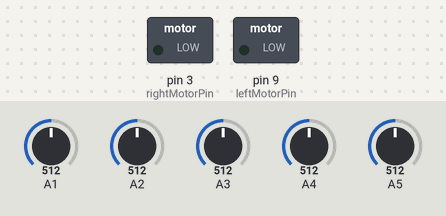
The sketch below on a simulated Arduino Uno, built with avr-gcc and run on an emulated ATmega328P. On the bench: switched loads named in the sketch (green lamp = pin HIGH). The test bench sets the inputs (shaded band); at power-on: A1 = 512, A2 = 512, A4 = 512, A3 = 512, A5 = 512. What the sketch prints to the serial monitor is not drawn.

Above: at 1.2 s.
1.3 s: A1 set to 306
4.3 s: A1 set to 288
At 5.5 s:
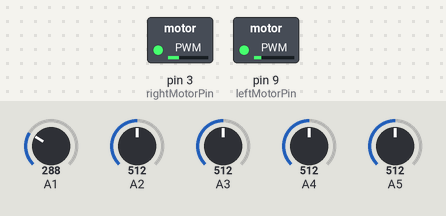
5.8 s: A2 set to 106
At 7.0 s:
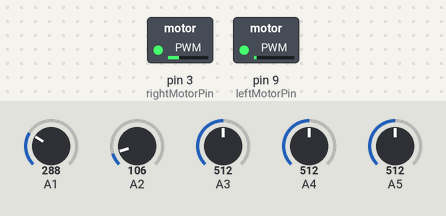
7.3 s: A2 set to 95
At 7.6 s:
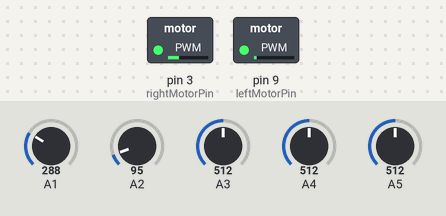
9.3 s: A4 set to 109
At 10.5 s:
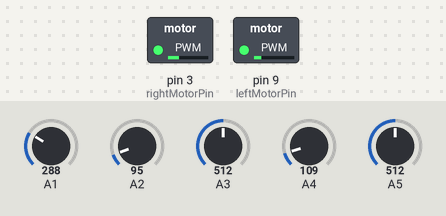
10.8 s: A4 set to 95
At 11.2 s:
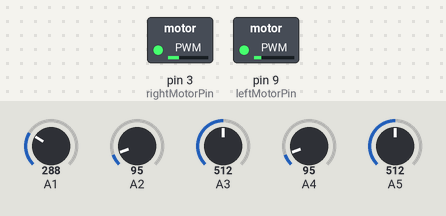
Timing chart, 0 to 13.6 s (numbered marks = the images above; inputs shaded):
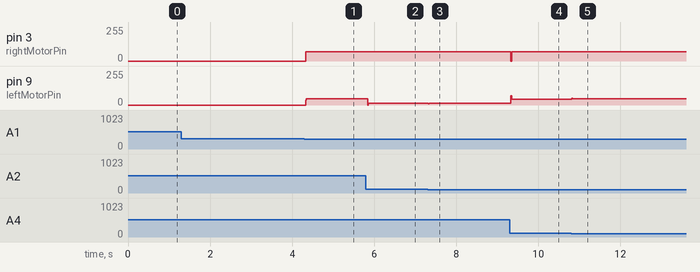

The sketch:

new_control.ino
```cpp
const int leftMotorPin = 9;
const int rightMotorPin = 3;
static bool update = false;
int power_difference = 0;
static int lastDir = 0;
static bool bang = false;
// Array to store five sensor values
int sensors[5];

int last_proportional = 0;
int integral = 0;

void setup() {
  pinMode(leftMotorPin, OUTPUT);
  pinMode(rightMotorPin, OUTPUT);
  Serial.begin(9600);
}

void loop() {
  readSensors(); // Reads sensor values into sensors array
  int error = calculateError(); // Calculates proportional error
  PID(error); // Implements PID control
  delay(5); // Short delay to avoid sensor reading saturation
}

void readSensors() {
  sensors[0] = constrain(analogRead(A1), 0, 600);
  sensors[1] = constrain(analogRead(A2), 0, 600);
  sensors[2] = constrain(analogRead(A3), 0, 600);
  sensors[3] = constrain(analogRead(A4), 0, 600);
  sensors[4] = constrain(analogRead(A5), 0, 600);
  for (int i=0; i < 5; i++) {
    Serial.print(sensors[i]);
    Serial.print("\t");

    if (sensors[i] < 300) {
      update = true;
    }
  }
  if (sensors[2] < 300) {
    lastDir = 0;
    bang = false;
  }
   else if (sensors[4] < 300) {
    lastDir = 1;
  } else if (sensors[0] < 300) {
    lastDir = -1;
  }
  if (sensors[3] < 300) {
    // lastDir = 0;
    bang = false;
  }
  if (sensors[1] < 300) {
    // lastDir = 0;
    bang = false;
  }
}

int calculateError() {
  float weights[5] = {-2.2, -1.5, 0., 1.5, 2.2};
  int error = 0;

  for (int i = 0; i < 5; i++) {
    error += weights[i] * sensors[i];
  }

  return error;
}

void PID(int error) {
  float Kp = 0.05;
  float Kd = 0.25;
  Serial.print(update);
  Serial.print("\t");
  int derivative = error - last_proportional;
  if (update) {
    power_difference = Kp*error + Kd*derivative;
  }


  int leftSpeed = constrain(70 - power_difference, 0, 70);
  int rightSpeed = constrain(70 + power_difference, 0, 70);


  if(update) {
    if(!bang) {
      analogWrite(leftMotorPin, leftSpeed);
      analogWrite(rightMotorPin, rightSpeed);
    }
    update = false;
  } else {
    if (lastDir == 1) {
      bang = true;
      analogWrite(leftMotorPin, 45);
      analogWrite(rightMotorPin, 0);

    } else if (lastDir == -1) {
      bang = true;
      analogWrite(leftMotorPin, 0);
      analogWrite(rightMotorPin, 45);
    }
  }


  // } else if (lastDir == 1) {
  //   analogWrite(leftMotorPin, 65);
  //   analogWrite(rightMotorPin, 10);
  // } else if (lastDir == -1) {
  //   analogWrite(leftMotorPin, 10);
  //   analogWrite(rightMotorPin, 65);
  // }


  // Serial.print(error);
  // Serial.print("\t");

  // Serial.print(derivative);
  // Serial.print("\t");
  // Serial.print(power_difference);
  // Serial.print("\t");
  // Serial.print(leftSpeed);
  // Serial.print("\t");
  // Serial.print(rightSpeed);
  // Serial.print("\t");
  // Serial.print(lastDir);
  // Serial.print("\t");
  // Serial.print(bang);
  // Serial.print("\t");

  // //Serial.print("HI");
  // Serial.println();


  last_proportional = error;
}
```

Measured:
- the behaviour switches between 300 and 299 on A1 (found by bisection; images 0 and 1)
- after the input at 1.3 s, every drawn part: stays the same
- after the input at 4.3 s, pin 3 (rightMotorPin): 0/255 → 70/255 at once; pin 9 (leftMotorPin): 0/255 → 46/255 at once
- after the input at 5.8 s, pin 9 (leftMotorPin): 46/255 → 15/255 at once
- after the input at 7.3 s, pin 9 (leftMotorPin): 15/255 → 10/255 at once, → 15/255 0.02 s later
- after the input at 9.3 s, pin 3 (rightMotorPin): 70/255 → 0/255 at once, → 70/255 0.02 s later; pin 9 (leftMotorPin): 15/255 → 45/255 at once
- after the input at 10.8 s, pin 9 (leftMotorPin): 45/255 → 46/255 at once
